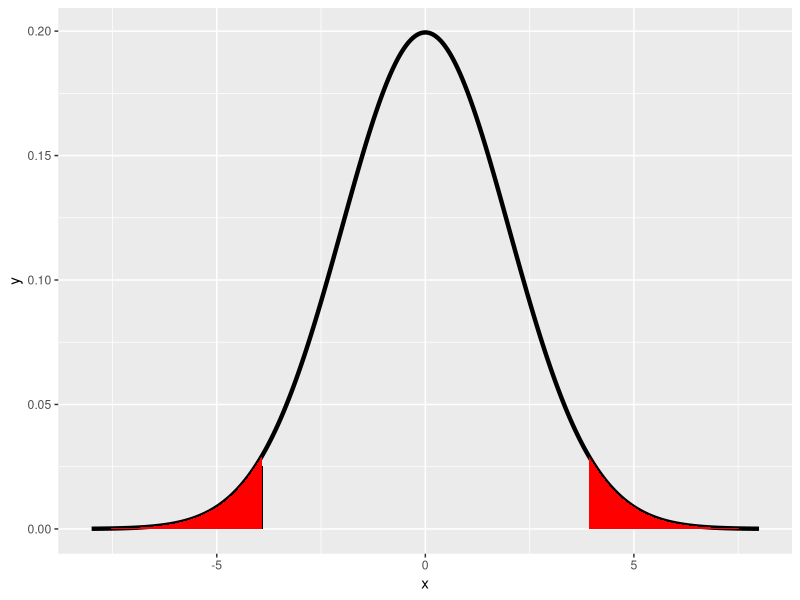

Source code (R):
x <- seq(-8, 8, length = 2000)
dat <- data.frame(x = x, y = dnorm(x, sd = 2))
library(ggplot2)
g <- ggplot(dat, aes(x = x, y = y)) + geom_line(size = 1.5)+
        scale_y_continuous(limits = c(0, max(dat$y)))
p.level <- 0.975
shade.start <- qnorm(p.level, sd = 2)
y.up <- dnorm(shade.start, max(dat$x), 2)
area.shade <- rbind(c(shade.start, 0), subset(dat, x >
        shade.start), c(dat[nrow(dat), "x"], 0))
suppressWarnings(g <- g + geom_segment(aes(x = shade.start,
        y = 0,xend = shade.start, yend = y.up)) + 
        geom_polygon(data = area.shade, fill = "red", aes(x, y)))
p.level <- 0.025
shade.start <- qnorm(p.level, sd = 2)
y.up <-dnorm(shade.start, min(dat$x), 2)
area.shade <- rbind(c(shade.start, 0), subset(dat, x <
        shade.start))
suppressWarnings(g <- g + geom_segment(aes(x = shade.start,
        y = y.up, xend = -8, yend = 0), linetype = 0) +
        geom_polygon(data = area.shade,
        fill = "red", linetype = 0, aes(x, y)))
suppressWarnings(print(g))
